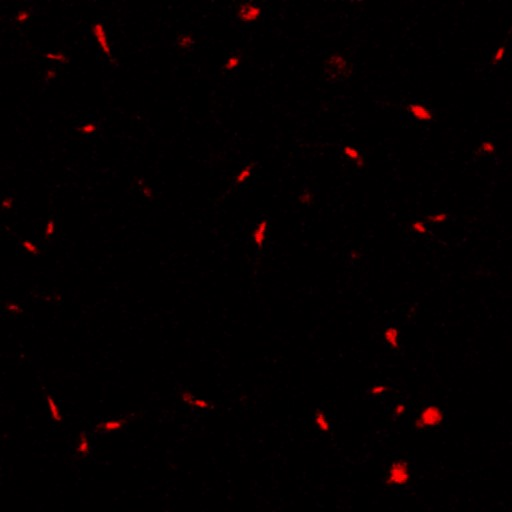
#> input picture testing/fluorescence/Images_in/sample.jpg, 512 x 512 px; the run also reads 1 picture not shown here
$ python test_fluorescence.py
#> lines starting #> are read from the running program, lines starting #| are printed output that depends on the picture; after the words box and inside, x2 and y2 are one past the last pixel; in counts of white or black regions, pixels touching at a corner belong together; long printed decimals are rounded
### testing/fluorescence/fluorescence.py
import numpy as np

def fluorescence (mask,gray_img,segmented_img):
    '''
    Indica los valores CTCF (Corrected Total Cell Fluorescence) y mean gray value (promedio del valor de gris) para una mascara dada, los cuales indican dos medidas de fluorescencia para las particulas detectadas
    Entradas:
        mask: imagen de tamaño NxM la cual muestra el area perteneciente a una particula con valor 1 y el resto 0 (atributo de la clase particle)
        gray_img: imagen original de tamaño NxM en valores de grises
        segmented_img: imagen segmentada de tamaño NxM (salida de la función segmentation)
    Salida:
        CTCF y mean_gray_value - medidas de fluorescencia para la mascara dada
    '''
    # contruccion imagen "fluorescent mask"
    fluorescent_mask = gray_img * mask
    integrated_density = np.sum(fluorescent_mask)
    area_in_pixels = np.sum(mask)
    mean_gray_value = integrated_density / area_in_pixels

    # construccion imagen "background"
    segmented_img_inv = (segmented_img == 0).astype(np.uint8)
    background_img = gray_img * segmented_img_inv
    background_mean = np.sum(background_img) / (gray_img.shape[0] * gray_img.shape[1])
    CTCF = integrated_density - (area_in_pixels * background_mean)

    return CTCF, mean_gray_value

### testing/fluorescence/test_fluorescence.py
import numpy as np
from skimage.io import imread
import cv2
from fluorescence import fluorescence

original_img = imread('Images_in/sample.jpg')
#> original_img is the input picture: shape (512, 512, 3); mean R, G, B 4.2, 0.2, 0.4
gray_img = cv2.cvtColor(original_img, cv2.COLOR_BGR2GRAY)
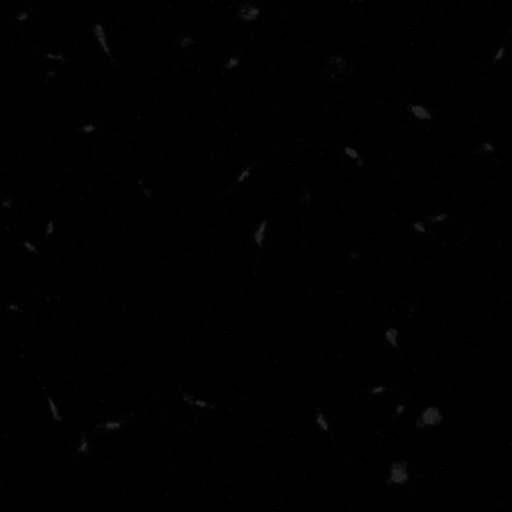
#> gray_img: shape (512, 512); min 0, max 40, mean 0.7
mask = imread('Images_in/mascara.png')/255
#> mask: shape (512, 512) float64; values 0 (black) and 1 (white), 0.09% white; 1 white region, box (x1, y1, x2, y2) and area: (240, 4, 260, 21) 245
segmented_img = imread('Images_in/sample_segmented.jpg')/255
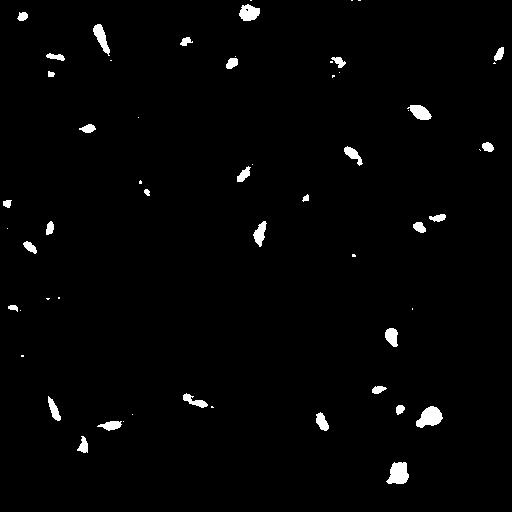
#> input picture testing/fluorescence/Images_in/sample_segmented.jpg, 512 x 512 px
#> segmented_img: shape (512, 512) float64; min 0, max 1, mean 0.0171

ctcf , mean_gray_value = fluorescence (gray_img, mask, segmented_img)
#> in fluorescence, `integrated_density = np.sum(fluorescent_mask)`: integrated_density = 3806
#> in fluorescence, `area_in_pixels = np.sum(mask)`: area_in_pixels = 186253
#> in fluorescence, `mean_gray_value = integrated_density / area_in_pixels`: mean_gray_value = 0.0204
#> in fluorescence, `segmented_img_inv = (segmented_img == 0).astype(np.uint8)`:
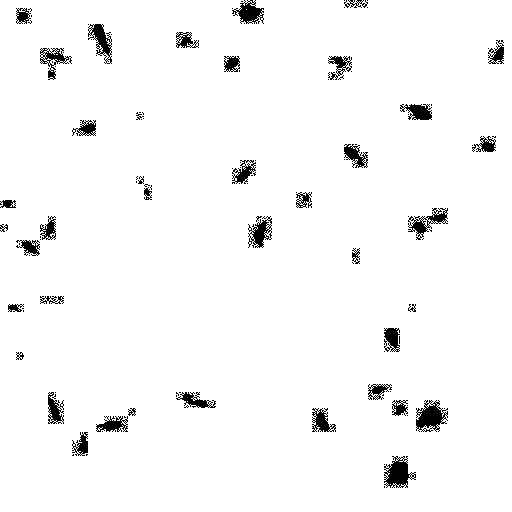
#> segmented_img_inv: shape (512, 512); values 0 (black) and 1 (white), 96.6% white; 120 black regions (80 under 20 px), largest, box (x1, y1, x2, y2) and area: (416, 400, 448, 432) 599, (384, 456, 416, 488) 576, (408, 208, 448, 240) 438
#> in fluorescence, `background_img = gray_img * segmented_img_inv`: background_img: shape (512, 512) float64; every value is 0
#> in fluorescence, `background_mean = np.sum(background_img) / (gray_img.shape[0] * gray_i..`: background_mean = 0
#> in fluorescence, `CTCF = integrated_density - (area_in_pixels * background_mean)`: CTCF = 3806
#> ctcf = 3806; mean_gray_value = 0.0204
print(ctcf, mean_gray_value)
#| 3806.0 0.02043
